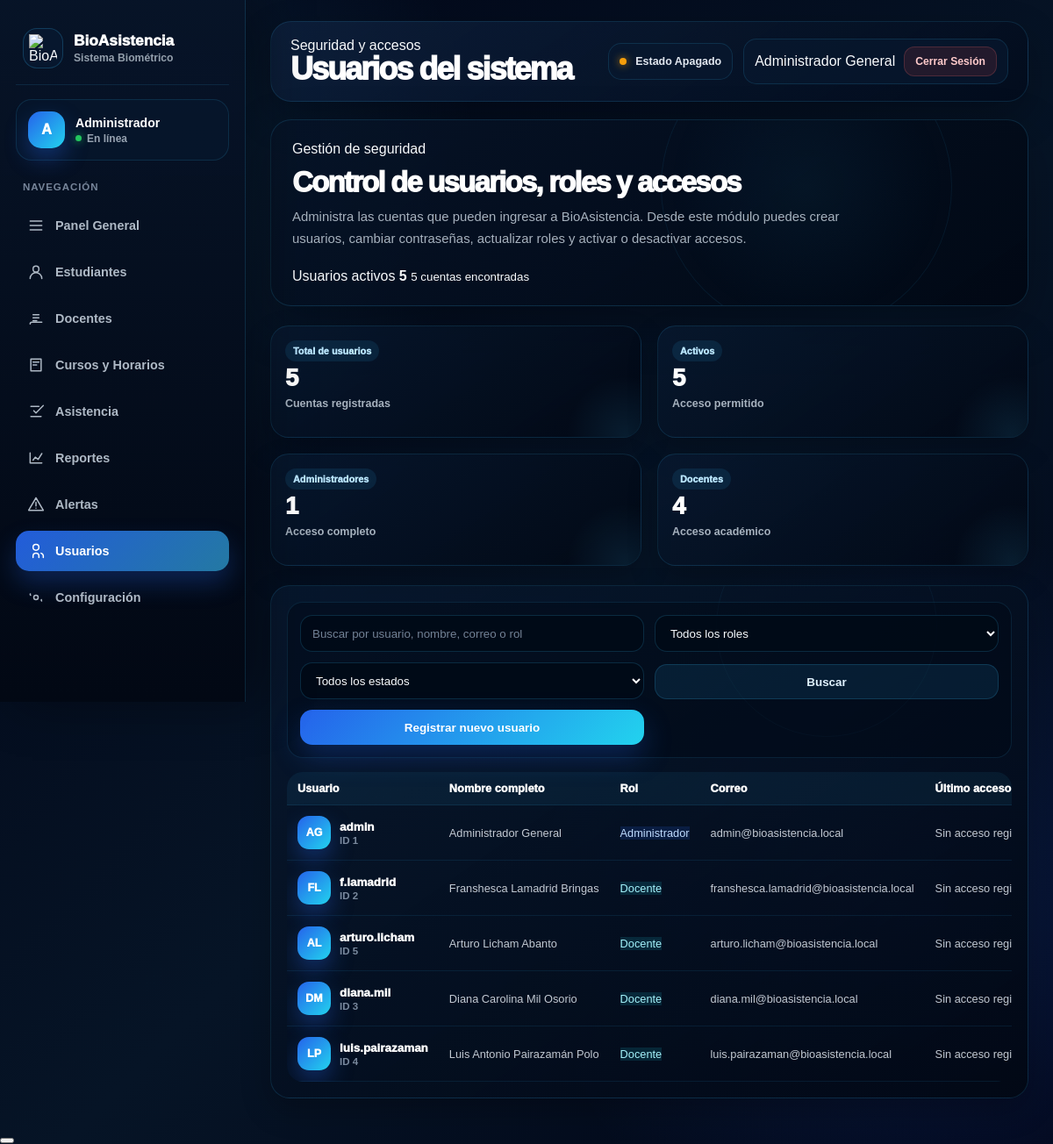
Page /pages/usuarios.php (signed in) on the committed database.
### tables this page shows
CREATE TABLE usuarios (
    id_usuario INT AUTO_INCREMENT PRIMARY KEY,
    id_rol INT NOT NULL,
    nombres VARCHAR(120) NOT NULL,
    apellidos VARCHAR(120) NOT NULL,
    usuario VARCHAR(60) NOT NULL UNIQUE,
    correo VARCHAR(150) NOT NULL UNIQUE,
    contrasena VARCHAR(255) NOT NULL,
    estado ENUM('Activo','Inactivo') NOT NULL DEFAULT 'Activo',
    ultimo_acceso DATETIME NULL,
    fecha_creacion DATETIME NOT NULL DEFAULT CURRENT_TIMESTAMP,
    fecha_registro DATETIME NOT NULL DEFAULT CURRENT_TIMESTAMP,
    CONSTRAINT fk_usuarios_roles
        FOREIGN KEY (id_rol)
        REFERENCES roles(id_rol)
        ON DELETE NO ACTION
        ON UPDATE CASCADE
);

CREATE TABLE roles (
    id_rol INT AUTO_INCREMENT PRIMARY KEY,
    nombre_rol VARCHAR(50) NOT NULL UNIQUE,
    descripcion VARCHAR(200) NULL,
    estado ENUM('Activo','Inactivo') NOT NULL DEFAULT 'Activo',
    fecha_registro DATETIME NOT NULL DEFAULT CURRENT_TIMESTAMP
);

### config/app.php (called while the page is built, shortened)
<?php
function app_url(string $ruta = ''): string
{
    $ruta = ltrim($ruta, '/');
    return (APP_URL !== '' ? APP_URL : '') . '/' . $ruta;
}

### includes/funciones.php (called while the page is built, shortened)
<?php
function limpiar_texto(?string $valor): string
{
    $valor = trim((string) $valor);
    $valor = strip_tags($valor);
    $valor = preg_replace('/\s+/', ' ', $valor);
    return $valor;
}
function obtener_estado_dispositivo(PDO $pdo): string
{
    try {
        $consulta = $pdo->query(
            "SELECT estado_biometrico,
                    TIMESTAMPDIFF(SECOND, fecha_actualizacion, NOW()) AS segundos_sin_senal
             FROM estado_dispositivo
             ORDER BY id_estado DESC
             LIMIT 1"
        );
        $estado = $consulta->fetch();
        return 'Estado Apagado';
    } catch (Throwable $e) {
        return 'Estado Apagado';
    }
}
function clase_estado_dispositivo(string $estado): string
{
    $estado = trim($estado);
    $estadoNormalizado = function_exists('mb_strtolower')
        ? mb_strtolower($estado, 'UTF-8')
        : strtolower($estado);
    return 'estado-apagado';
}

### includes/auth.php (called while the page is built, shortened)
<?php
function obtener_nombre_usuario(): string
{
    $nombres = $_SESSION['nombres'] ?? '';
    $apellidos = $_SESSION['apellidos'] ?? '';
    $nombreCompleto = trim($nombres . ' ' . $apellidos);
    if ($nombreCompleto !== '') {
        return $nombreCompleto;
    }
    return $_SESSION['usuario'] ?? 'Usuario';
}

### pages/usuarios.php (the view, shortened to what this page needs)
<?php
require_once __DIR__ . '/../includes/auth.php';
require_once __DIR__ . '/../includes/funciones.php';
$nombreUsuario = obtener_nombre_usuario();
$estadoDispositivo = obtener_estado_dispositivo($pdo);
$claseEstadoDispositivo = clase_estado_dispositivo($estadoDispositivo);
function obtener_iniciales_usuario(string $nombres, string $apellidos): string
{
    $primeraLetraNombre = mb_substr(trim($nombres), 0, 1, 'UTF-8');
    $primeraLetraApellido = mb_substr(trim($apellidos), 0, 1, 'UTF-8');
    return mb_strtoupper($primeraLetraNombre . $primeraLetraApellido, 'UTF-8');
}
function clase_rol_usuario(string $rolUsuario): string
{
    $rolUsuario = strtolower($rolUsuario);
    if (str_contains($rolUsuario, 'admin')) {
        return 'chip-admin';
    }
    if (str_contains($rolUsuario, 'docente')) {
        return 'chip-docente';
    }
    return 'chip-neutro';
}
$busqueda = limpiar_texto($_GET['buscar'] ?? '');
$parametros = [];
$sqlCondiciones = 'WHERE 1 = 1';
$consultaUsuarios = $pdo->prepare(
    "SELECT u.id_usuario,
            u.id_rol,
            u.usuario,
            u.nombres,
            u.apellidos,
            u.correo,
            u.estado,
            u.fecha_creacion,
            u.ultimo_acceso,
            r.nombre_rol
     FROM usuarios u
     INNER JOIN roles r ON u.id_rol = r.id_rol
     $sqlCondiciones
     ORDER BY u.estado ASC, r.nombre_rol ASC, u.apellidos ASC, u.nombres ASC"
);
$consultaUsuarios->execute($parametros);
$listaUsuarios = $consultaUsuarios->fetchAll();
$totalUsuarios = count($listaUsuarios);
$usuariosActivos = 0;
$usuariosInactivos = 0;
$usuariosAdministradores = 0;
$usuariosDocentes = 0;
foreach ($listaUsuarios as $usuarioFila) {
    if ($usuarioFila['estado'] === 'Activo') {
        $usuariosActivos++;
    } else {
        $usuariosInactivos++;
    }
    if ($usuarioFila['nombre_rol'] === 'Administrador') {
        $usuariosAdministradores++;
    }
    if ($usuarioFila['nombre_rol'] === 'Docente') {
        $usuariosDocentes++;
    }
}
?>
<!DOCTYPE html>
<html lang="es">
<head>
    <link rel="stylesheet" href="<?php echo app_url('assets/css/styles.css?v=9999'); ?>">
</head>
<body class="pagina-interna pagina-usuarios">
   <?php
   require __DIR__ . '/../includes/sidebar.php';
   ?>
    <div class="contenido-principal">
        <header class="barra-superior">
            <div>
                <span class="subtitulo-pagina">Seguridad y accesos</span>
                <h1 class="titulo-pagina">Usuarios del sistema</h1>
            </div>
            <div class="acciones-superiores">
<div class="indicador-dispositivo indicador-<?php echo htmlspecialchars($claseEstadoDispositivo, ENT_QUOTES, 'UTF-8'); ?>">
    <span class="punto-indicador"></span>
    <?php echo htmlspecialchars($estadoDispositivo, ENT_QUOTES, 'UTF-8'); ?>
</div>
                <div class="menu-usuario">
                    <span class="nombre-usuario-superior"><?php echo htmlspecialchars($nombreUsuario, ENT_QUOTES, 'UTF-8'); ?></span>
                    <a href="<?php echo app_url('logout.php'); ?>" class="boton-cerrar-sesion">Cerrar Sesión</a>
                </div>
            </div>
        </header>
        <main class="area-contenido">
            <section class="modulo-hero modulo-hero-usuarios">
                <div class="modulo-hero-contenido">
                    <span class="modulo-etiqueta">Gestión de seguridad</span>
                    <h2>Control de usuarios, roles y accesos</h2>
                    <p>
                        Administra las cuentas que pueden ingresar a BioAsistencia. Desde este módulo puedes crear usuarios,
                        cambiar contraseñas, actualizar roles y activar o desactivar accesos.
                    </p>
                </div>
                <div class="modulo-hero-panel">
                    <span class="hero-panel-label">Usuarios activos</span>
                    <strong><?php echo (int) $usuariosActivos; ?></strong>
                    <small><?php echo (int) $totalUsuarios; ?> cuentas encontradas</small>
                </div>
            </section>
            <section class="resumen-premium">
                <article class="tarjeta-estadistica tarjeta-azul">
                    <span class="etiqueta-estadistica">Total de usuarios</span>
                    <strong><?php echo (int) $totalUsuarios; ?></strong>
                    <small>Cuentas registradas</small>
                </article>
                <article class="tarjeta-estadistica tarjeta-verde">
                    <span class="etiqueta-estadistica">Activos</span>
                    <strong><?php echo (int) $usuariosActivos; ?></strong>
                    <small>Acceso permitido</small>
                </article>
                <article class="tarjeta-estadistica tarjeta-naranja">
                    <span class="etiqueta-estadistica">Administradores</span>
                    <strong><?php echo (int) $usuariosAdministradores; ?></strong>
                    <small>Acceso completo</small>
                </article>
                <article class="tarjeta-estadistica tarjeta-celeste">
                    <span class="etiqueta-estadistica">Docentes</span>
                    <strong><?php echo (int) $usuariosDocentes; ?></strong>
                    <small>Acceso académico</small>
                </article>
            </section>
            <section class="tarjeta-panel tarjeta-panel-premium">
                <div class="barra-filtros barra-filtros-premium">
                    <form method="GET" action="usuarios.php" class="formulario-busqueda formulario-busqueda-premium">
                        <input
                            type="text"
                            name="buscar"
                            placeholder="Buscar por usuario, nombre, correo o rol"
                            value="<?php echo htmlspecialchars($busqueda, ENT_QUOTES, 'UTF-8'); ?>"
                        >
                        <select name="rol">
                            <option value="0">Todos los roles</option>
                        </select>
                        <select name="estado">
                            <option value="">Todos los estados</option>
                        </select>
                        <button type="submit" class="boton-secundario">Buscar</button>
                    </form>
                    <button type="button" class="boton-primario" onclick="abrirModalUsuario()">
                        Registrar nuevo usuario
                    </button>
                </div>
                <div class="tabla-contenedor-premium">
                    <table class="tabla-datos tabla-premium" id="tablaUsuarios">
                        <thead>
                            <tr>
                                <th>Usuario</th>
                                <th>Nombre completo</th>
                                <th>Rol</th>
                                <th>Correo</th>
                                <th>Último acceso</th>
                            </tr>
                        </thead>
                        <tbody>
                            <?php if (count($listaUsuarios) === 0): ?>
                                <tr>
                                    <td colspan="7" class="texto-sin-datos">
                                        No hay usuarios registrados con los filtros aplicados
                                    </td>
                                </tr>
                            <?php else: ?>
                                <?php foreach ($listaUsuarios as $usuarioFila): ?>
                                    <tr>
                                        <td>
                                            <div class="celda-usuario-premium">
                                                <div class="avatar-tabla avatar-usuario">
                                                    <?php echo htmlspecialchars(obtener_iniciales_usuario($usuarioFila['nombres'], $usuarioFila['apellidos']), ENT_QUOTES, 'UTF-8'); ?>
                                                </div>
                                                <div>
                                                    <strong><?php echo htmlspecialchars($usuarioFila['usuario'], ENT_QUOTES, 'UTF-8'); ?></strong>
                                                    <span>ID <?php echo (int) $usuarioFila['id_usuario']; ?></span>
                                                </div>
                                            </div>
                                        </td>
                                        <td>
                                            <?php echo htmlspecialchars($usuarioFila['nombres'] . ' ' . $usuarioFila['apellidos'], ENT_QUOTES, 'UTF-8'); ?>
                                        </td>
                                        <td>
                                            <span class="badge-premium <?php echo clase_rol_usuario($usuarioFila['nombre_rol']); ?>">
                                                <?php echo htmlspecialchars($usuarioFila['nombre_rol'], ENT_QUOTES, 'UTF-8'); ?>
                                            </span>
                                        </td>
                                        <td>
                                            <?php echo htmlspecialchars($usuarioFila['correo'], ENT_QUOTES, 'UTF-8'); ?>
                                        </td>
                                        <td>
                                            <?php echo $usuarioFila['ultimo_acceso'] ? htmlspecialchars($usuarioFila['ultimo_acceso'], ENT_QUOTES, 'UTF-8') : 'Sin acceso registrado'; ?>
                                        </td>
                                    </tr>
                                <?php endforeach; ?>
                            <?php endif; ?>
                        </tbody>
                    </table>
                </div>
            </section>
        </main>
    </div>
</body>
</html>

### rows in the picture
usuarios: nombres+apellidos "AG", usuario "admin", id_usuario "1", nombres+apellidos "Administrador General", id_rol.nombre_rol "Administrador", correo "admin@bioasistencia.local", shows "Sin acceso…"
usuarios: nombres+apellidos "FL", usuario "f.lamadrid", id_usuario "2", nombres+apellidos "Franshesca Lamadrid Bringas", id_rol.nombre_rol "Docente", correo "franshesca.lamadrid@bioasistencia.local", shows "Sin acceso…"
usuarios: nombres+apellidos "AL", usuario "arturo.licham", id_usuario "5", nombres+apellidos "Arturo Licham Abanto", id_rol.nombre_rol "Docente", correo "arturo.licham@bioasistencia.local", shows "Sin acceso…"
usuarios: nombres+apellidos "DM", usuario "diana.mil", id_usuario "3", nombres+apellidos "Diana Carolina Mil Osorio", id_rol.nombre_rol "Docente", correo "diana.mil@bioasistencia.local", shows "Sin acceso…"
usuarios: nombres+apellidos "LP", usuario "luis.pairazaman", id_usuario "4", nombres+apellidos "Luis Antonio Pairazamán Polo", id_rol.nombre_rol "Docente", correo "luis.pairazaman@bioasistencia.local", shows "Sin acceso…"

### other values in the picture
bio_sidebar_texto(bio_sidebar_inicial($nombreSidebar)) "A"
bio_sidebar_texto($rolSidebar) "Administrador"
bio_sidebar_texto($item['titulo']) "Panel General"
bio_sidebar_texto($item['titulo']) "Estudiantes"
bio_sidebar_texto($item['titulo']) "Docentes"
bio_sidebar_texto($item['titulo']) "Cursos y Horarios"
bio_sidebar_texto($item['titulo']) "Asistencia"
bio_sidebar_texto($item['titulo']) "Reportes"
bio_sidebar_texto($item['titulo']) "Alertas"
bio_sidebar_texto($item['titulo']) "Usuarios"
bio_sidebar_texto($item['titulo']) "Configuración"
$estadoDispositivo "Estado Apagado"
$nombreUsuario "Administrador General"
$usuariosActivos "5"
$totalUsuarios "5"
